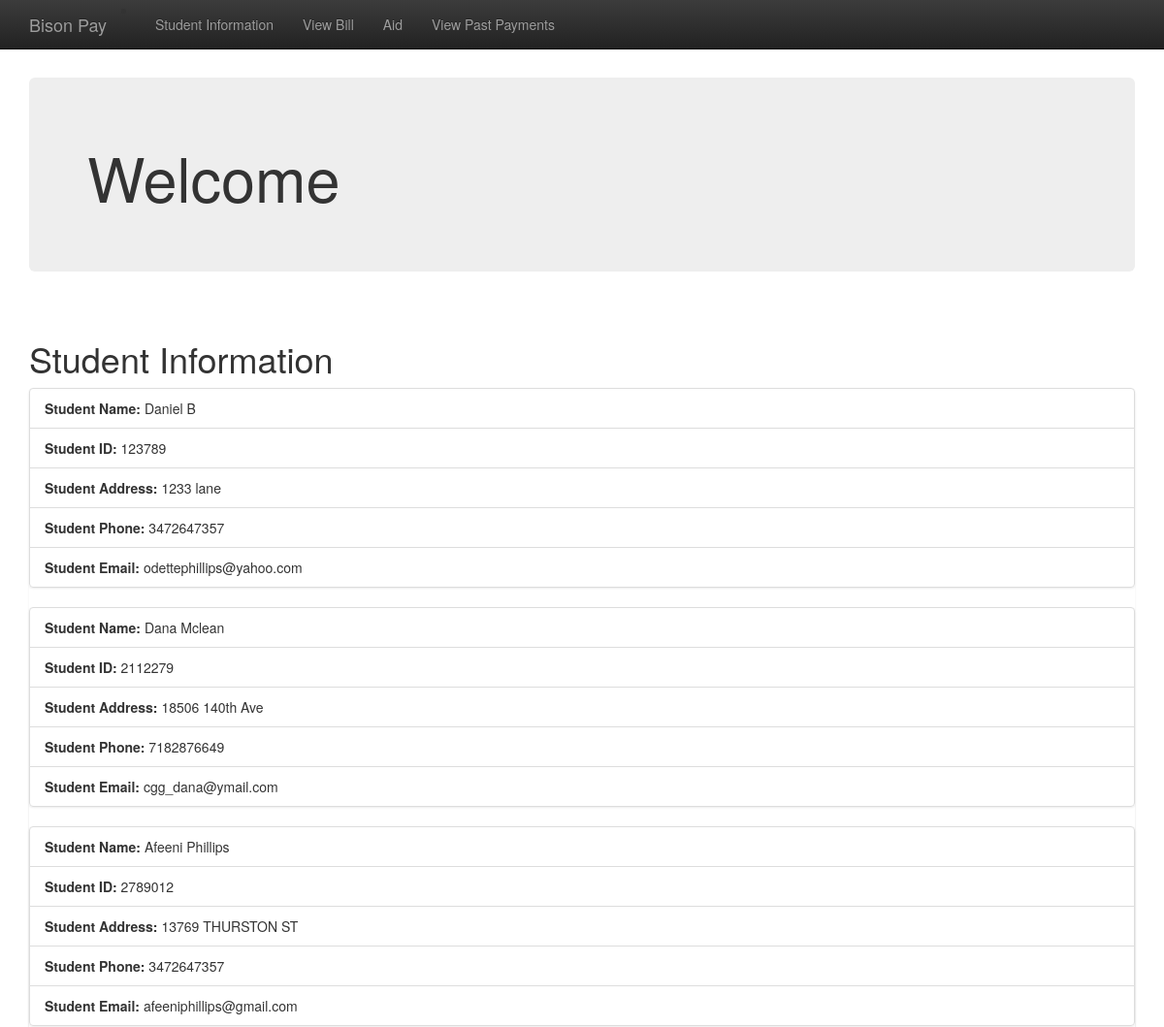
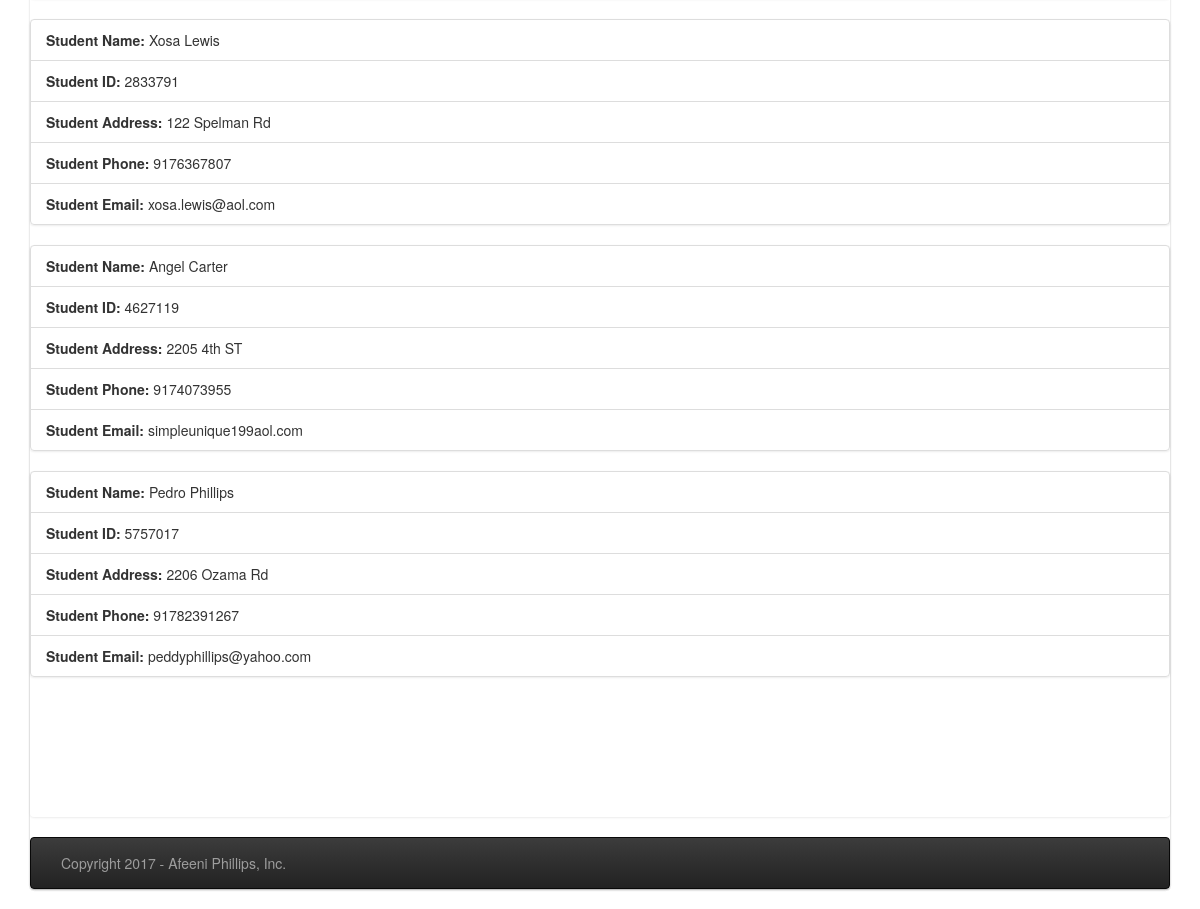
The page /home on the database its author committed (2 pictures, top to bottom).
### tables this page shows
CREATE TABLE STUDENT (
 STU_ID INTEGER PRIMARY KEY,
 STU_FNAME VARCHAR(20) NOT NULL,
 STU_LNAME VARCHAR(20) NOT NULL,
 STU_ADDRESS VARCHAR(50) NOT NULL,
 STU_PHONE VARCHAR(13) NOT NULL,
 STU_EMAIL VARCHAR(50) NOT NULL
);

### database-final.py (the view)
@app.route('/home')
def index():
    db = get_db()
    cur = db.execute('SELECT * FROM STUDENT')
    students = cur.fetchall()
    cur = db.execute('SELECT * FROM CHARGE')
    charges = cur.fetchall()
    cur = db.execute('SELECT * FROM AID')
    aids = cur.fetchall()
    cur = db.execute('SELECT * FROM PAYMENT')
    payments = cur.fetchall()
    return render_template('index.html', students=students, charges=charges, aids=aids, payments=payments)

### database-final.py (called while the page is built)
def connect_db():
    rv = sqlite3.connect(app.config['DATABASE'])
    rv.row_factory = sqlite3.Row
    return rv

def get_db():
    if not hasattr(g, 'sqlite_db'):
        g.sqlite_db = connect_db()
    return g.sqlite_db

### templates/index.html (shortened to what this page needs)
{% extends "base.html" %}
{% block content %}
<br /> <br/>
<div class="jumbotron">
    <h1> Welcome</h1>
</div>
<br >
    <h1>Student Information </span></h1>
          {% for student in students %}
           <div id="ShowProfile">
              <div class="list-group">
              <ul class="list-group">
                  <li class="list-group-item"><b>Student Name:</b> {{ student.STU_FNAME }} {{ student.STU_LNAME }}</li>
  <li class="list-group-item"><b>Student ID:</b> {{ student.STU_ID }}</li>
  <li class="list-group-item"><b>Student Address:</b> {{ student.STU_ADDRESS }}</li>
  <li class="list-group-item"><b>Student Phone:</b> {{ student.STU_PHONE }}</li>
  <li class="list-group-item"><b>Student Email:</b> {{ student.STU_EMAIL }}</li>
</ul>
              {% else %}
                <tr>
                  <td>No Information Available</td>
                </tr>
              {% endfor %}
    <br /> <br/>
    <br /> <br/>
    <br /> <br/>
{% endblock %}

### templates/base.html (shortened to what this page needs)
<html lang="en">
    <head>
<link rel="stylesheet" href="https://maxcdn.bootstrapcdn.com/bootstrap/3.3.7/css/bootstrap.min.css">
<link rel="stylesheet" href="https://maxcdn.bootstrapcdn.com/bootstrap/3.3.7/css/bootstrap-theme.min.css">
    </head>
  <body>
    {% include 'nav.html' %}
    <br /> <br />
    <div class="container">
    {% block content %}{% endblock %}
    </div>
    {% include 'footer.html' %}
    </body>
</html>

### templates/nav.html (shortened to what this page needs)
    <nav class="navbar navbar-inverse navbar-fixed-top">
      <div class="container">
        <div class="navbar-header">
            <li class="active"><a class="navbar-brand" href="/home">Bison Pay</a></li>
        </div>
        <div id="navbar" class="collapse navbar-collapse">
          <ul class="nav navbar-nav">
            <li><a href="/userprofile">Student Information</a></li>
            <li><a href="/viewbill">View Bill</a></li>
            <li><a href="/paybill">Aid</a></li>
              <li><a href="/pastpayments">View Past Payments</a></li>
          </ul>
        </div>
      </div>
    </nav>

### templates/footer.html
<div class="navbar navbar-inverse"><div class="container">
<p class="navbar-text"> Copyright 2017 - Afeeni Phillips, Inc. </p>
</div></div>

### rows shown on the page
STUDENT: STU_FNAME "Daniel", STU_LNAME "B", STU_ID "123789", STU_ADDRESS "1233 lane", STU_PHONE "3472647357", STU_EMAIL "odettephillips@yahoo.com"
STUDENT: STU_FNAME "Dana", STU_LNAME "Mclean", STU_ID "2112279", STU_ADDRESS "18506 140th Ave", STU_PHONE "7182876649", STU_EMAIL "cgg_dana@ymail.com"
STUDENT: STU_FNAME "Afeeni", STU_LNAME "Phillips", STU_ID "2789012", STU_ADDRESS "13769 THURSTON ST", STU_PHONE "3472647357", STU_EMAIL "afeeniphillips@gmail.com"
STUDENT: STU_FNAME "Xosa", STU_LNAME "Lewis", STU_ID "2833791", STU_ADDRESS "122 Spelman Rd", STU_PHONE "9176367807", STU_EMAIL "xosa.lewis@aol.com"
STUDENT: STU_FNAME "Angel", STU_LNAME "Carter", STU_ID "4627119", STU_ADDRESS "2205 4th ST", STU_PHONE "9174073955", STU_EMAIL "simpleunique199aol.com"
STUDENT: STU_FNAME "Pedro", STU_LNAME "Phillips", STU_ID "5757017", STU_ADDRESS "2206 Ozama Rd", STU_PHONE "91782391267", STU_EMAIL "peddyphillips@yahoo.com"
